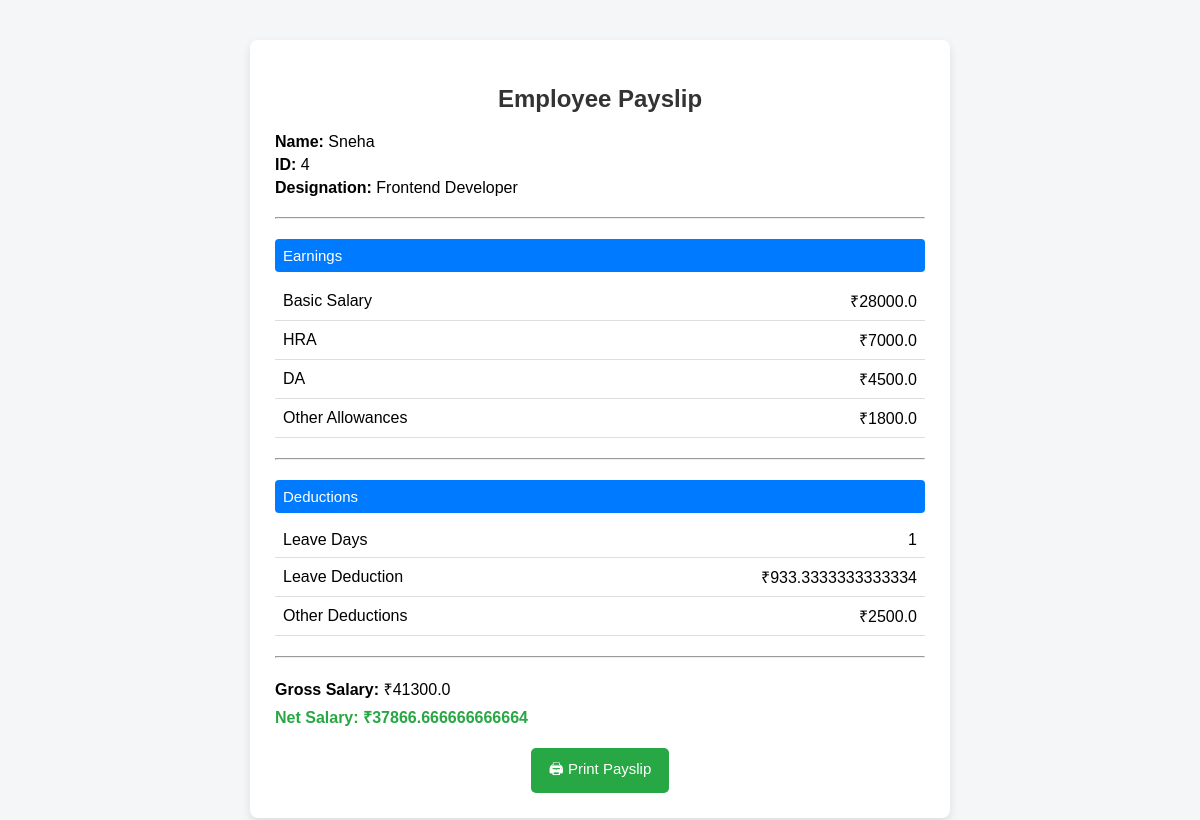
The page /payslip_view/4/ on the database its author committed.
### payslip_system/models.py (models this page shows, shortened)
class Employee(models.Model):
    employee_id = models.CharField(max_length=25,unique=True)
    employee_name = models.CharField(max_length=100)
    designation = models.CharField(max_length=100)
    basic_salary = models.FloatField()

class Salary(models.Model):
    employee = models.OneToOneField(Employee,on_delete=models.CASCADE)
    hra = models.FloatField()
    da = models.FloatField()
    other_allowance = models.FloatField()
    deduction = models.FloatField()
    leave_days = models.IntegerField(default=0)
    def leave_deduction(self):
        return (self.employee.basic_salary / 30) * self.leave_days
    def gross_salary(self):
        return self.employee.basic_salary + self.hra + self.da + self.other_allowance
    def net_salary(self):
        return self.gross_salary() - self.deduction - self.leave_deduction()

### payslip_system/views.py (the view)
# urls.py: path("payslip_view/<int:emp_id>/",views.payslip_view, name='payslip_view'),
def payslip_view(request, emp_id):
    employee = get_object_or_404(Employee, id=emp_id)
    salary = get_object_or_404(Salary, employee=employee)
    return render(request, 'payslip.html', {
        'employee': employee,
        'salary': salary
    })

### payslip_system/templates/payslip.html (shortened to what this page needs)
<!DOCTYPE html>
<html lang="en">
<head>
</head>
<body>
<div class="payslip-container">
    <h2>Employee Payslip</h2>
    <div class="employee-info">
        <p><b>Name:</b> {{ employee.employee_name }}</p>
        <p><b>ID:</b> {{ employee.employee_id }}</p>
        <p><b>Designation:</b> {{ employee.designation }}</p>
    </div>
    <hr>
    <div class="section-title">Earnings</div>
    <table>
        <tr>
            <td>Basic Salary</td>
            <td class="right">₹{{ employee.basic_salary }}</td>
        </tr>
        <tr>
            <td>HRA</td>
            <td class="right">₹{{ salary.hra }}</td>
        </tr>
        <tr>
            <td>DA</td>
            <td class="right">₹{{ salary.da }}</td>
        </tr>
        <tr>
            <td>Other Allowances</td>
            <td class="right">₹{{ salary.other_allowance }}</td>
        </tr>
    </table>
    <hr>
    <div class="section-title">Deductions</div>
    <table>
        <tr>
            <td>Leave Days</td>
            <td class="right">{{ salary.leave_days }}</td>
        </tr>
        <tr>
            <td>Leave Deduction</td>
            <td class="right">₹{{ salary.leave_deduction }}</td>
        </tr>
        <tr>
            <td>Other Deductions</td>
            <td class="right">₹{{ salary.deduction }}</td>
        </tr>
    </table>
    <hr>
    <div class="summary">
        <p><b>Gross Salary:</b> ₹{{ salary.gross_salary }}</p>
        <p class="net-salary">Net Salary: ₹{{ salary.net_salary }}</p>
    </div>
    <button class="print-btn" onclick="window.print()">🖨 Print Payslip</button>
</div>
</body>
</html>

### payslip_system/templates/payslip.html (style rules this page uses)
body { font-family: Arial, sans-serif; background-color: #f4f6f8; margin: 0; padding: 0; }
.payslip-container { width: 650px; margin: 40px auto; background: #ffffff; padding: 25px; border-radius: 8px; box-shadow: 0 4px 10px rgba(0, 0, 0, 0.1); }
h2 { text-align: center; margin-bottom: 20px; color: #333; }
.employee-info p { margin: 5px 0; }
hr { margin: 20px 0; }
.section-title { background-color: #007bff; color: #ffffff; padding: 8px; border-radius: 4px; font-size: 15px; }
table { width: 100%; border-collapse: collapse; margin-top: 10px; }
table td { padding: 8px; border-bottom: 1px solid #ddd; }
.right { text-align: right; }
.summary p { font-size: 16px; margin: 6px 0; }
.net-salary { font-size: 18px; font-weight: bold; color: #28a745; }
.print-btn { display: block; margin: 20px auto 0; padding: 10px 18px; font-size: 15px; background-color: #28a745; color: white; border: none; border-radius: 5px; cursor: pointer; }

### rows shown on the page
Employee: employee_name "Sneha", employee_id "4", designation "Frontend Developer", basic_salary "28000.0"
Salary: hra "7000.0", da "4500.0", other_allowance "1800.0", leave_days "1", leave_deduction "933.3333333333334", deduction "2500.0", gross_salary "41300.0", net_salary "37866.666666666664"
